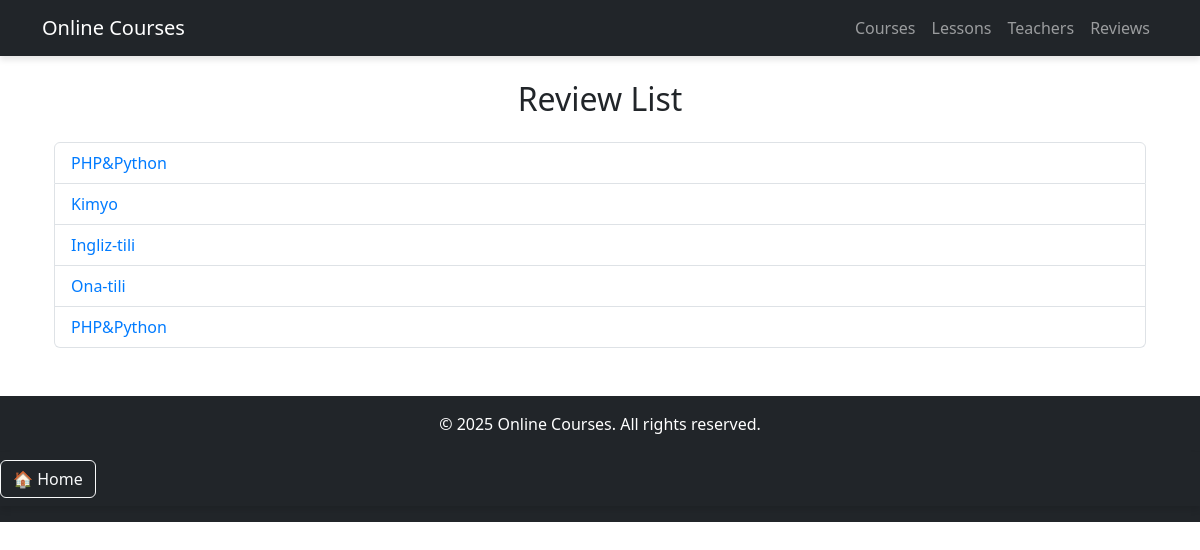
The app's page /review/list/ with its own data.
### librarys/models.py (models this page shows)
class Review(models.Model):
    course = models.ForeignKey(Course, on_delete=models.CASCADE)
    student = models.ForeignKey(Student, on_delete=models.CASCADE)
    rating = models.PositiveSmallIntegerField()
    comment = models.TextField()
    created_at = models.DateTimeField(auto_now_add=True)

class Course(models.Model):
    title = models.CharField(max_length=255)
    description = models.TextField()
    teacher = models.ForeignKey(Teacher, on_delete=models.CASCADE)
    price = models.DecimalField(decimal_places=2, max_digits=10, default=0)
    created_at = models.DateTimeField(auto_now_add=True)
    def __str__(self):
        return self.title

### librarys/views.py (the view)
# urls.py: path('review/list/',review_list,name='review-list'),
def review_list(request):
    forms = Review.objects.all()
    return render(request,'library/review_list.html',{'forms':forms})

### librarys/templates/library/review_list.html (shortened to what this page needs)
{% extends 'library/base.html' %}
{% block content %}
<div class="container">
    <h2 class="text-center">Review List</h2>
    <ul class="list-group mt-4">
        {% for form in forms %}
        <li class="list-group-item">
            <a href="{% url 'review-view' form.pk %}">
                {{ form.course }}
            </a>
        </li>
        {% endfor %}
    </ul>
</div>
{% endblock %}

### librarys/static/css/style.css (style rules this page uses)
body { background-color: #f8f9fa; font-family: Arial, sans-serif; }
.container { max-width: 900px; margin: auto; }
.list-group-item a { text-decoration: none; color: #007bff; }

### records on screen
Review: course "PHP&Python"
Review: course "Kimyo"
Review: course "Ingliz-tili"
Review: course "Ona-tili"
Review: course "PHP&Python"
